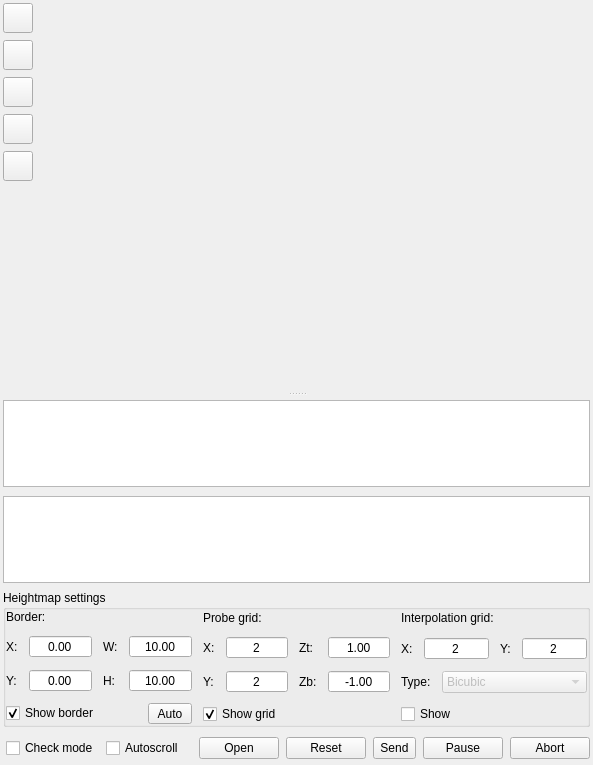
      <widget class="QFrame" name="grpProgram">
       <layout class="QVBoxLayout" name="verticalLayout_17" stretch="0,0,0,0,0,1,0,0">
        <property name="spacing">
         <number>7</number>
        </property>
        <property name="leftMargin">
         <number>3</number>
        </property>
        <property name="topMargin">
         <number>3</number>
        </property>
        <property name="rightMargin">
         <number>3</number>
        </property>
        <property name="bottomMargin">
         <number>3</number>
        </property>
        <item>
         <widget class="QToolButton" name="cmdIsometric">
          <property name="minimumSize">
           <size>
            <width>30</width>
            <height>30</height>
           </size>
          </property>
          <property name="toolTip">
           <string>Isometric view</string>
          </property>
          <property name="text">
           <string/>
          </property>
          <property name="icon">
           <iconset resource="images.qrc">
            <normaloff>:/images/cube.png</normaloff>:/images/cube.png</iconset>
          </property>
          <property name="iconSize">
           <size>
            <width>20</width>
            <height>20</height>
           </size>
          </property>
         </widget>
        </item>
        <item>
         <widget class="QToolButton" name="cmdTop">
          <property name="minimumSize">
           <size>
            <width>30</width>
            <height>30</height>
           </size>
          </property>
          <property name="toolTip">
           <string>Top view</string>
          </property>
          <property name="text">
           <string/>
          </property>
          <property name="icon">
           <iconset resource="images.qrc">
            <normaloff>:/images/cubeTop.png</normaloff>:/images/cubeTop.png</iconset>
          </property>
          <property name="iconSize">
           <size>
            <width>20</width>
            <height>20</height>
           </size>
          </property>
         </widget>
        </item>
        <item>
         <widget class="QToolButton" name="cmdFront">
          <property name="minimumSize">
           <size>
            <width>30</width>
            <height>30</height>
           </size>
          </property>
          <property name="toolTip">
           <string>Front view</string>
          </property>
          <property name="text">
           <string/>
          </property>
          <property name="icon">
           <iconset resource="images.qrc">
            <normaloff>:/images/cubeFront.png</normaloff>:/images/cubeFront.png</iconset>
          </property>
          <property name="iconSize">
           <size>
            <width>20</width>
            <height>20</height>
           </size>
          </property>
         </widget>
        </item>
        <item>
         <widget class="QToolButton" name="cmdLeft">
          <property name="minimumSize">
           <size>
            <width>30</width>
            <height>30</height>
           </size>
          </property>
          <property name="toolTip">
           <string>Left view</string>
          </property>
          <property name="text">
           <string/>
          </property>
          <property name="icon">
           <iconset resource="images.qrc">
            <normaloff>:/images/cubeLeft.png</normaloff>:/images/cubeLeft.png</iconset>
          </property>
          <property name="iconSize">
           <size>
            <width>20</width>
            <height>20</height>
           </size>
          </property>
         </widget>
        </item>
        <item>
         <widget class="QToolButton" name="cmdFit">
          <property name="minimumSize">
           <size>
            <width>30</width>
            <height>30</height>
           </size>
          </property>
          <property name="toolTip">
           <string>Fit</string>
          </property>
          <property name="text">
           <string/>
          </property>
          <property name="icon">
           <iconset resource="images.qrc">
            <normaloff>:/images/fit.png</normaloff>:/images/fit.png</iconset>
          </property>
          <property name="iconSize">
           <size>
            <width>20</width>
            <height>20</height>
           </size>
          </property>
         </widget>
        </item>
        <item>
         <widget class="QSplitter" name="splitter">
          <property name="orientation">
           <enum>Qt::Vertical</enum>
          </property>
          <property name="handleWidth">
           <number>12</number>
          </property>
          <widget class="QWidget" name="frame" native="true">
           <property name="sizePolicy">
            <sizepolicy hsizetype="Preferred" vsizetype="Minimum">
             <horstretch>0</horstretch>
             <verstretch>0</verstretch>
            </sizepolicy>
           </property>
           <property name="minimumSize">
            <size>
             <width>0</width>
             <height>200</height>
            </size>
           </property>
           <layout class="QVBoxLayout" name="verticalLayout_8">
            <property name="leftMargin">
             <number>1</number>
            </property>
            <property name="topMargin">
             <number>1</number>
            </property>
            <property name="rightMargin">
             <number>1</number>
            </property>
            <property name="bottomMargin">
             <number>1</number>
            </property>
            <item>
             <widget class="GLWidget" name="glwVisualizer" native="true"/>
            </item>
           </layout>
          </widget>
          <widget class="QWidget" name="layoutWidget">
           <layout class="QVBoxLayout" name="verticalLayout_7">
            <property name="spacing">
             <number>9</number>
            </property>
            <item>
             <widget class="QTableView" name="tblProgram">
              <property name="font">
               <font>
                <pointsize>9</pointsize>
               </font>
              </property>
              <property name="contextMenuPolicy">
               <enum>Qt::CustomContextMenu</enum>
              </property>
              <property name="editTriggers">
               <set>QAbstractItemView::AnyKeyPressed|QAbstractItemView::DoubleClicked|QAbstractItemView::EditKeyPressed|QAbstractItemView::SelectedClicked</set>
              </property>
              <property name="selectionMode">
               <enum>QAbstractItemView::ContiguousSelection</enum>
              </property>
              <property name="selectionBehavior">
               <enum>QAbstractItemView::SelectRows</enum>
              </property>
              <property name="gridStyle">
               <enum>Qt::DashLine</enum>
              </property>
              <attribute name="horizontalHeaderMinimumSectionSize">
               <number>50</number>
              </attribute>
              <attribute name="horizontalHeaderHighlightSections">
               <bool>false</bool>
              </attribute>
              <attribute name="verticalHeaderVisible">
               <bool>false</bool>
              </attribute>
             </widget>
            </item>
            <item>
             <widget class="QTableView" name="tblHeightMap">
              <property name="alternatingRowColors">
               <bool>true</bool>
              </property>
              <property name="selectionMode">
               <enum>QAbstractItemView::SingleSelection</enum>
              </property>
              <property name="gridStyle">
               <enum>Qt::DashLine</enum>
              </property>
              <attribute name="horizontalHeaderVisible">
               <bool>false</bool>
              </attribute>
              <attribute name="horizontalHeaderDefaultSectionSize">
               <number>60</number>
              </attribute>
              <attribute name="horizontalHeaderHighlightSections">
               <bool>false</bool>
              </attribute>
              <attribute name="verticalHeaderVisible">
               <bool>false</bool>
              </attribute>
             </widget>
            </item>
           </layout>
          </widget>
         </widget>
        </item>
        <item>
         <widget class="QGroupBox" name="grpHeightMapSettings">
          <property name="title">
           <string>Heightmap settings</string>
          </property>
          <layout class="QHBoxLayout" name="horizontalLayout_20" stretch="1,1,1">
           <property name="spacing">
            <number>11</number>
           </property>
           <property name="leftMargin">
            <number>0</number>
           </property>
           <property name="topMargin">
            <number>0</number>
           </property>
           <property name="rightMargin">
            <number>0</number>
           </property>
           <property name="bottomMargin">
            <number>0</number>
           </property>
           <item>
            <layout class="QVBoxLayout" name="verticalLayout_18">
             <item>
              <widget class="QLabel" name="label_5">
               <property name="text">
                <string>Border:</string>
               </property>
              </widget>
             </item>
             <item>
              <layout class="QGridLayout" name="gridLayout">
               <item row="0" column="0">
                <widget class="QLabel" name="label_6">
                 <property name="text">
                  <string>X:</string>
                 </property>
                </widget>
               </item>
               <item row="0" column="1">
                <widget class="QDoubleSpinBox" name="txtHeightMapBorderX">
                 <property name="sizePolicy">
                  <sizepolicy hsizetype="Expanding" vsizetype="Fixed">
                   <horstretch>0</horstretch>
                   <verstretch>0</verstretch>
                  </sizepolicy>
                 </property>
                 <property name="locale">
                  <locale language="C" country="AnyCountry"/>
                 </property>
                 <property name="alignment">
                  <set>Qt::AlignCenter</set>
                 </property>
                 <property name="buttonSymbols">
                  <enum>QAbstractSpinBox::NoButtons</enum>
                 </property>
                 <property name="minimum">
                  <double>-999.000000000000000</double>
                 </property>
                 <property name="maximum">
                  <double>999.000000000000000</double>
                 </property>
                </widget>
               </item>
               <item row="1" column="3">
                <widget class="QDoubleSpinBox" name="txtHeightMapBorderHeight">
                 <property name="sizePolicy">
                  <sizepolicy hsizetype="Expanding" vsizetype="Fixed">
                   <horstretch>0</horstretch>
                   <verstretch>0</verstretch>
                  </sizepolicy>
                 </property>
                 <property name="locale">
                  <locale language="C" country="AnyCountry"/>
                 </property>
                 <property name="alignment">
                  <set>Qt::AlignCenter</set>
                 </property>
                 <property name="buttonSymbols">
                  <enum>QAbstractSpinBox::NoButtons</enum>
                 </property>
                 <property name="minimum">
                  <double>-999.000000000000000</double>
                 </property>
                 <property name="maximum">
                  <double>999.000000000000000</double>
                 </property>
                 <property name="value">
                  <double>10.000000000000000</double>
                 </property>
                </widget>
               </item>
               <item row="1" column="2">
                <widget class="QLabel" name="label_9">
                 <property name="text">
                  <string>H:</string>
                 </property>
                </widget>
               </item>
               <item row="1" column="1">
                <widget class="QDoubleSpinBox" name="txtHeightMapBorderY">
                 <property name="sizePolicy">
                  <sizepolicy hsizetype="Expanding" vsizetype="Fixed">
                   <horstretch>0</horstretch>
                   <verstretch>0</verstretch>
                  </sizepolicy>
                 </property>
                 <property name="locale">
                  <locale language="C" country="AnyCountry"/>
                 </property>
                 <property name="alignment">
                  <set>Qt::AlignCenter</set>
                 </property>
                 <property name="buttonSymbols">
                  <enum>QAbstractSpinBox::NoButtons</enum>
                 </property>
                 <property name="minimum">
                  <double>-999.000000000000000</double>
                 </property>
                 <property name="maximum">
                  <double>999.000000000000000</double>
                 </property>
                </widget>
               </item>
               <item row="1" column="0">
                <widget class="QLabel" name="label_7">
                 <property name="text">
                  <string>Y:</string>
                 </property>
                </widget>
               </item>
               <item row="0" column="2">
                <widget class="QLabel" name="label_8">
                 <property name="text">
                  <string>W:</string>
                 </property>
                </widget>
               </item>
               <item row="0" column="3">
                <widget class="QDoubleSpinBox" name="txtHeightMapBorderWidth">
                 <property name="sizePolicy">
                  <sizepolicy hsizetype="Expanding" vsizetype="Fixed">
                   <horstretch>0</horstretch>
                   <verstretch>0</verstretch>
                  </sizepolicy>
                 </property>
                 <property name="locale">
                  <locale language="C" country="AnyCountry"/>
                 </property>
                 <property name="alignment">
                  <set>Qt::AlignCenter</set>
                 </property>
                 <property name="buttonSymbols">
                  <enum>QAbstractSpinBox::NoButtons</enum>
                 </property>
                 <property name="minimum">
                  <double>-999.000000000000000</double>
                 </property>
                 <property name="maximum">
                  <double>999.000000000000000</double>
                 </property>
                 <property name="value">
                  <double>10.000000000000000</double>
                 </property>
                </widget>
               </item>
              </layout>
             </item>
             <item>
              <layout class="QHBoxLayout" name="horizontalLayout_18">
               <item>
                <widget class="QCheckBox" name="chkHeightMapBorderShow">
                 <property name="text">
                  <string>Show border</string>
                 </property>
                 <property name="checked">
                  <bool>true</bool>
                 </property>
                </widget>
               </item>
               <item>
                <widget class="QToolButton" name="cmdHeightMapBorderAuto">
                 <property name="minimumSize">
                  <size>
                   <width>44</width>
                   <height>18</height>
                  </size>
                 </property>
                 <property name="text">
                  <string>Auto</string>
                 </property>
                </widget>
               </item>
              </layout>
             </item>
            </layout>
           </item>
           <item>
            <layout class="QVBoxLayout" name="verticalLayout_19">
             <item>
              <widget class="QLabel" name="label_10">
               <property name="text">
                <string>Probe grid:</string>
               </property>
              </widget>
             </item>
             <item>
              <layout class="QGridLayout" name="gridLayout_4">
               <item row="0" column="0">
                <widget class="QLabel" name="label_12">
                 <property name="text">
                  <string>X:</string>
                 </property>
                </widget>
               </item>
               <item row="0" column="1">
                <widget class="QDoubleSpinBox" name="txtHeightMapGridX">
                 <property name="sizePolicy">
                  <sizepolicy hsizetype="Expanding" vsizetype="Fixed">
                   <horstretch>0</horstretch>
                   <verstretch>0</verstretch>
                  </sizepolicy>
                 </property>
                 <property name="locale">
                  <locale language="C" country="AnyCountry"/>
                 </property>
                 <property name="alignment">
                  <set>Qt::AlignCenter</set>
                 </property>
                 <property name="buttonSymbols">
                  <enum>QAbstractSpinBox::NoButtons</enum>
                 </property>
                 <property name="decimals">
                  <number>0</number>
                 </property>
                 <property name="minimum">
                  <double>2.000000000000000</double>
                 </property>
                 <property name="maximum">
                  <double>1000.000000000000000</double>
                 </property>
                 <property name="value">
                  <double>2.000000000000000</double>
                 </property>
                </widget>
               </item>
               <item row="0" column="5">
                <widget class="QDoubleSpinBox" name="txtHeightMapGridZTop">
                 <property name="sizePolicy">
                  <sizepolicy hsizetype="Expanding" vsizetype="Fixed">
                   <horstretch>0</horstretch>
                   <verstretch>0</verstretch>
                  </sizepolicy>
                 </property>
                 <property name="locale">
                  <locale language="C" country="AnyCountry"/>
                 </property>
                 <property name="alignment">
                  <set>Qt::AlignCenter</set>
                 </property>
                 <property name="buttonSymbols">
                  <enum>QAbstractSpinBox::NoButtons</enum>
                 </property>
                 <property name="minimum">
                  <double>-999.000000000000000</double>
                 </property>
                 <property name="maximum">
                  <double>999.000000000000000</double>
                 </property>
                 <property name="value">
                  <double>1.000000000000000</double>
                 </property>
                </widget>
               </item>
               <item row="1" column="5">
                <widget class="QDoubleSpinBox" name="txtHeightMapGridZBottom">
                 <property name="sizePolicy">
                  <sizepolicy hsizetype="Expanding" vsizetype="Fixed">
                   <horstretch>0</horstretch>
                   <verstretch>0</verstretch>
                  </sizepolicy>
                 </property>
                 <property name="locale">
                  <locale language="C" country="AnyCountry"/>
                 </property>
                 <property name="alignment">
                  <set>Qt::AlignCenter</set>
                 </property>
                 <property name="buttonSymbols">
                  <enum>QAbstractSpinBox::NoButtons</enum>
                 </property>
                 <property name="minimum">
                  <double>-999.000000000000000</double>
                 </property>
                 <property name="maximum">
                  <double>999.000000000000000</double>
                 </property>
                 <property name="value">
                  <double>-1.000000000000000</double>
                 </property>
                </widget>
               </item>
               <item row="1" column="1">
                <widget class="QDoubleSpinBox" name="txtHeightMapGridY">
                 <property name="sizePolicy">
                  <sizepolicy hsizetype="Expanding" vsizetype="Fixed">
                   <horstretch>0</horstretch>
                   <verstretch>0</verstretch>
                  </sizepolicy>
                 </property>
                 <property name="locale">
                  <locale language="C" country="AnyCountry"/>
                 </property>
                 <property name="alignment">
                  <set>Qt::AlignCenter</set>
                 </property>
                 <property name="buttonSymbols">
                  <enum>QAbstractSpinBox::NoButtons</enum>
                 </property>
                 <property name="decimals">
                  <number>0</number>
                 </property>
                 <property name="minimum">
                  <double>2.000000000000000</double>
                 </property>
                 <property name="maximum">
                  <double>1000.000000000000000</double>
                 </property>
                 <property name="value">
                  <double>2.000000000000000</double>
                 </property>
                </widget>
               </item>
               <item row="1" column="3">
                <widget class="QLabel" name="label_11">
                 <property name="text">
                  <string>Zb:</string>
                 </property>
                </widget>
               </item>
               <item row="1" column="0">
                <widget class="QLabel" name="label_13">
                 <property name="text">
                  <string>Y:</string>
                 </property>
                </widget>
               </item>
               <item row="0" column="3">
                <widget class="QLabel" name="label_14">
                 <property name="text">
                  <string>Zt:</string>
                 </property>
                </widget>
               </item>
              </layout>
             </item>
             <item>
              <layout class="QHBoxLayout" name="horizontalLayout_19">
               <item>
                <widget class="QCheckBox" name="chkHeightMapGridShow">
                 <property name="text">
                  <string>Show grid</string>
                 </property>
                 <property name="checked">
                  <bool>true</bool>
                 </property>
                </widget>
               </item>
               <item>
                <spacer name="horizontalSpacer_6">
                 <property name="orientation">
                  <enum>Qt::Horizontal</enum>
                 </property>
                 <property name="sizeHint" stdset="0">
                  <size>
                   <width>40</width>
                   <height>1</height>
                  </size>
                 </property>
                </spacer>
               </item>
              </layout>
             </item>
            </layout>
           </item>
           <item>
            <layout class="QVBoxLayout" name="verticalLayout_20">
             <item>
              <widget class="QLabel" name="label_16">
               <property name="text">
                <string>Interpolation grid:</string>
               </property>
              </widget>
             </item>
             <item>
              <layout class="QGridLayout" name="gridLayout_6">
               <item row="1" column="2">
                <widget class="QLabel" name="label_19">
                 <property name="text">
                  <string>Y:</string>
                 </property>
                </widget>
               </item>
               <item row="1" column="0">
                <widget class="QLabel" name="label_18">
                 <property name="text">
                  <string>X:</string>
                 </property>
                </widget>
               </item>
               <item row="1" column="1">
                <widget class="QDoubleSpinBox" name="txtHeightMapInterpolationStepX">
                 <property name="sizePolicy">
                  <sizepolicy hsizetype="Expanding" vsizetype="Fixed">
                   <horstretch>0</horstretch>
                   <verstretch>0</verstretch>
                  </sizepolicy>
                 </property>
                 <property name="locale">
                  <locale language="C" country="AnyCountry"/>
                 </property>
                 <property name="alignment">
                  <set>Qt::AlignCenter</set>
                 </property>
                 <property name="buttonSymbols">
                  <enum>QAbstractSpinBox::NoButtons</enum>
                 </property>
                 <property name="decimals">
                  <number>0</number>
                 </property>
                 <property name="minimum">
                  <double>2.000000000000000</double>
                 </property>
                 <property name="maximum">
                  <double>1000.000000000000000</double>
                 </property>
                 <property name="value">
                  <double>2.000000000000000</double>
                 </property>
                </widget>
               </item>
               <item row="1" column="3">
                <widget class="QDoubleSpinBox" name="txtHeightMapInterpolationStepY">
                 <property name="sizePolicy">
                  <sizepolicy hsizetype="Expanding" vsizetype="Fixed">
                   <horstretch>0</horstretch>
                   <verstretch>0</verstretch>
                  </sizepolicy>
                 </property>
                 <property name="locale">
                  <locale language="C" country="AnyCountry"/>
                 </property>
                 <property name="alignment">
                  <set>Qt::AlignCenter</set>
                 </property>
                 <property name="buttonSymbols">
                  <enum>QAbstractSpinBox::NoButtons</enum>
                 </property>
                 <property name="decimals">
                  <number>0</number>
                 </property>
                 <property name="minimum">
                  <double>2.000000000000000</double>
                 </property>
                 <property name="maximum">
                  <double>1000.000000000000000</double>
                 </property>
                 <property name="value">
                  <double>2.000000000000000</double>
                 </property>
                </widget>
               </item>
              </layout>
             </item>
             <item>
              <layout class="QHBoxLayout" name="horizontalLayout_23" stretch="0,0">
               <item>
                <widget class="QLabel" name="label_17">
                 <property name="text">
                  <string>Type:</string>
                 </property>
                </widget>
               </item>
               <item>
                <widget class="QComboBox" name="cboHeightMapInterpolationType">
                 <property name="enabled">
                  <bool>false</bool>
                 </property>
                 <property name="sizePolicy">
                  <sizepolicy hsizetype="Expanding" vsizetype="Fixed">
                   <horstretch>0</horstretch>
                   <verstretch>0</verstretch>
                  </sizepolicy>
                 </property>
                 <item>
                  <property name="text">
                   <string>Bicubic</string>
                  </property>
                 </item>
                </widget>
               </item>
              </layout>
             </item>
             <item>
              <layout class="QHBoxLayout" name="horizontalLayout_24">
               <item>
                <widget class="QCheckBox" name="chkHeightMapInterpolationShow">
                 <property name="text">
                  <string>Show</string>
                 </property>
                </widget>
               </item>
               <item>
                <spacer name="horizontalSpacer_8">
                 <property name="orientation">
                  <enum>Qt::Horizontal</enum>
                 </property>
                 <property name="sizeHint" stdset="0">
                  <size>
                   <width>40</width>
                   <height>1</height>
                  </size>
                 </property>
                </spacer>
               </item>
              </layout>
             </item>
            </layout>
           </item>
          </layout>
         </widget>
        </item>
        <item>
         <layout class="QHBoxLayout" name="horizontalLayout_3">
          <property name="leftMargin">
           <number>3</number>
          </property>
          <property name="topMargin">
           <number>3</number>
          </property>
          <property name="bottomMargin">
           <number>3</number>
          </property>
          <item>
           <widget class="QCheckBox" name="chkTestMode">
            <property name="sizePolicy">
             <sizepolicy hsizetype="Preferred" vsizetype="Fixed">
              <horstretch>0</horstretch>
              <verstretch>0</verstretch>
             </sizepolicy>
            </property>
            <property name="minimumSize">
             <size>
              <width>22</width>
              <height>0</height>
             </size>
            </property>
            <property name="text">
             <string>Check mode</string>
            </property>
           </widget>
          </item>
          <item>
           <widget class="QCheckBox" name="chkAutoScroll">
            <property name="sizePolicy">
             <sizepolicy hsizetype="Preferred" vsizetype="Fixed">
              <horstretch>0</horstretch>
              <verstretch>0</verstretch>
             </sizepolicy>
            </property>
            <property name="minimumSize">
             <size>
              <width>22</width>
              <height>0</height>
             </size>
            </property>
            <property name="text">
             <string>Autoscroll</string>
            </property>
           </widget>
          </item>
          <item>
           <spacer name="spacerBot">
            <property name="orientation">
             <enum>Qt::Horizontal</enum>
            </property>
            <property name="sizeHint" stdset="0">
             <size>
              <width>8</width>
              <height>20</height>
             </size>
            </property>
           </spacer>
          </item>
          <item>
           <widget class="QPushButton" name="cmdFileOpen">
            <property name="text">
             <string>Open</string>
            </property>
           </widget>
          </item>
          <item>
           <widget class="QPushButton" name="cmdFileReset">
            <property name="text">
             <string>Reset</string>
            </property>
           </widget>
          </item>
          <item>
           <widget class="QToolButton" name="cmdFileSend">
            <property name="sizePolicy">
             <sizepolicy hsizetype="Minimum" vsizetype="Minimum">
              <horstretch>0</horstretch>
              <verstretch>0</verstretch>
             </sizepolicy>
            </property>
            <property name="baseSize">
             <size>
              <width>93</width>
              <height>0</height>
             </size>
            </property>
            <property name="text">
             <string>Send</string>
            </property>
           </widget>
          </item>
          <item>
           <widget class="QPushButton" name="cmdFilePause">
            <property name="text">
             <string>Pause</string>
            </property>
            <property name="checkable">
             <bool>true</bool>
            </property>
           </widget>
          </item>
          <item>
           <widget class="QPushButton" name="cmdFileAbort">
            <property name="text">
             <string>Abort</string>
            </property>
           </widget>
          </item>
         </layout>
        </item>
       </layout>
      </widget>
